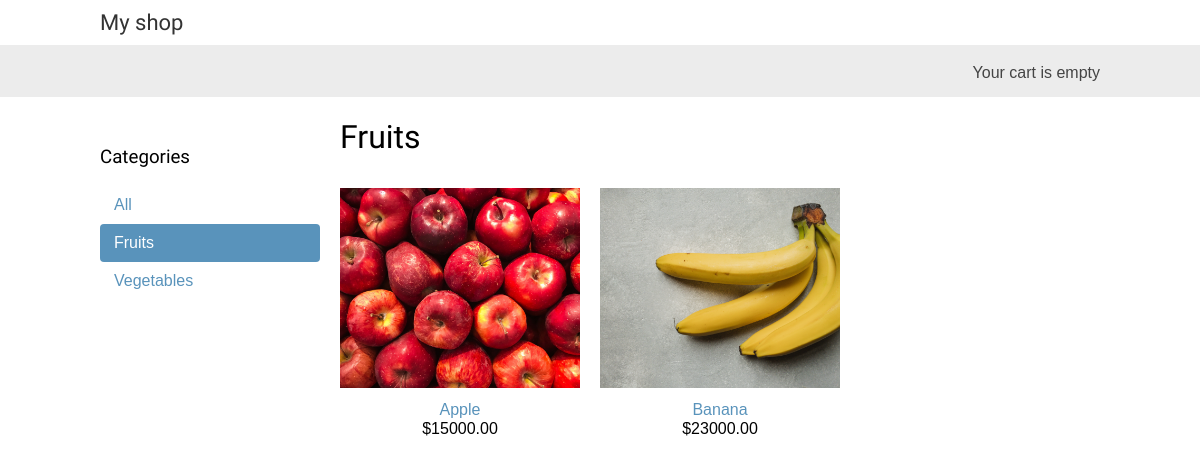
The page /fruits/ on the database as committed earlier.
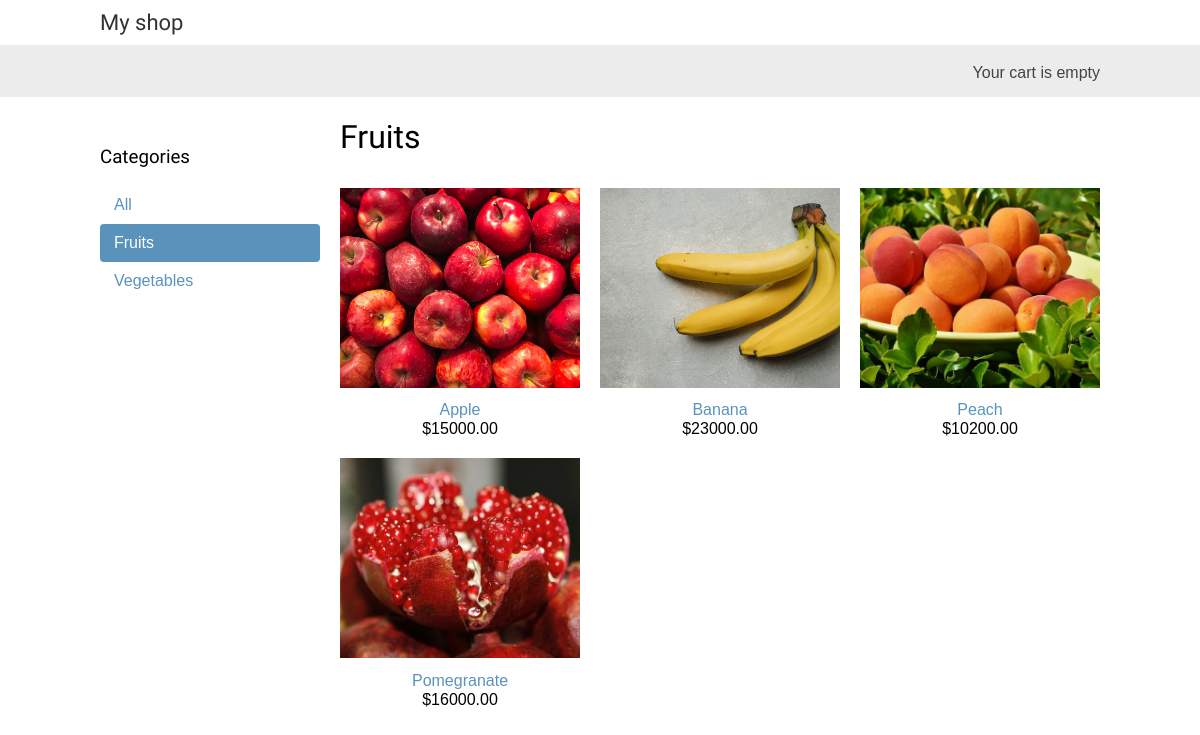
The same page on the database as committed later.
### shop/models.py (models this page shows, shortened)
class Category(models.Model):
    name = models.CharField(max_length=200, db_index=True)
    slug = models.SlugField(max_length=200, unique=True)
    class Meta:
        ordering = ('name',)
        verbose_name = 'category'
        verbose_name_plural = 'categories'
    def get_absolute_url(self):
        return reverse("shop:product_list_by_category", args=[self.slug])

class Product(models.Model):
    category = models.ForeignKey(Category, on_delete=models.CASCADE, related_name='products')
    name = models.CharField(max_length=200, db_index=True)
    slug = models.SlugField(max_length=200, db_index=True)
    image = models.ImageField(upload_to='products/%Y/%m/%d', blank=True)
    description = models.TextField(blank=True)
    price = models.DecimalField(max_digits=20, decimal_places=2)
    available = models.BooleanField(default=True)
    created = models.DateTimeField(auto_now_add=True)
    updated = models.DateTimeField(auto_now=True)
    class Meta:
        ordering = ('name',)
        index_together = (('id', 'slug'),)
    def get_absolute_url(self):
        return reverse("shop:product_detail", args=[self.id, self.slug])

### shop/views.py (the view)
# urls.py: path('', product_list, name="product_list"),
def product_list(request, category_slug=None):
    category = None
    categories = Category.objects.all()
    products = Product.objects.filter(available=True)
    if category_slug:
        category = get_object_or_404(Category, slug=category_slug)
        products = products.filter(category=category)
    context = {
        'category': category,
        'categories': categories,
        'products': products
    }
    return render(request, "shop/product/list.html", context)

### shop/templates/shop/product/list.html (shortened to what this page needs)
{% extends "shop/base.html" %}
{% load static %}
{% block content %}
    <div id="sidebar">
        <h3>Categories</h3>
        <ul>
            <li {% if not category %}class="selected"{% endif %}>
                <a href="{% url 'shop:product_list' %}">All</a>
            </li>
            {% for c in categories %}
                <li {% if category.slug == c.slug %}class="selected"{% endif %}>
                    <a href="{{c.get_absolute_url}}">{{c.name}}</a>
                </li>
            {% endfor %}
        </ul>
    </div>
    <div id="main" class="product-list">
        <h1>{% if category %}{{ category.name }}{% else %}Products{% endif %}</h1>
        {% for product in products %}
            <div class="item">
                <a href="{{ product.get_absolute_url }}">
                    <img src="{% if product.image %}{{ product.image.url }}{% else %}{% static 'img/no_img.png' %}{% endif %}">
                </a>
                <a href="{{ product.get_absolute_url }}">{{ product.name }}</a>
                <br>
                ${{ product.price }}
            </div>
        {% endfor %}
    </div>
{% endblock %}

### shop/templates/shop/base.html (shortened to what this page needs)
{% load static %}
<!DOCTYPE html>
<html lang="en">
<head>
    <link rel="stylesheet" href="{% static 'css/base.css' %}">
</head>
<body>
    <div id="header">
        <a href="/" class="logo">My shop</a>
    </div>
    <div id="subheader">
        <div class="cart">
            Your cart is empty
        </div>
    </div>
    <div id="content">
        {% block content %}
        {% endblock %}
    </div>
</body>
</html>

### shop/static/css/base.css (style rules this page uses)
body { margin:0; padding:0; font-family:helvetica, sans-serif; }
h1, h2, h3, h4, h5 , h6 { font-family: 'Ubuntu', sans-serif; font-weight:normal; }
a { text-decoration:none; color:#5993bb; }
#header { padding:10px 100px; font-size:18px; overflow:auto; }
#subheader { background:#ececec; color:#444; padding:15px 100px; overflow:auto; }
#header .logo { font-family: 'Ubuntu', sans-serif; float:left; color:#333; font-size:22px; margin-right:10%; }
#subheader .cart { float:right; padding-top:4px; }
#content { padding:0 100px; overflow:hidden; }
#sidebar { width:220px; padding:30px 20px 0 0; float:left; }
#sidebar ul { margin:0; padding:0; }
#sidebar ul li { margin:0; list-style:none; padding:10px 14px; }
#sidebar ul li a { display:block; }
#sidebar ul li.selected { background:#5993bb; border-radius:4px; }
#sidebar ul li.selected a { color:#fff; }
#main { float:left; width: 96%; margin-right:-220px; overflow:hidden; }
.product-list .item { width:25%; padding:10px 20px 10px 0; float:left; text-align:center; line-height:1.2; }
.product-list .item img { height: 200px; width:100%; margin-bottom:8px; object-fit:cover; object-position:50% 50%; }

Rows that differ between the two databases and show on the page:
added Product: image (picture), name "Peach", price "10200.00"
added Product: image (picture), name "Pomegranate", price "16000.00"
